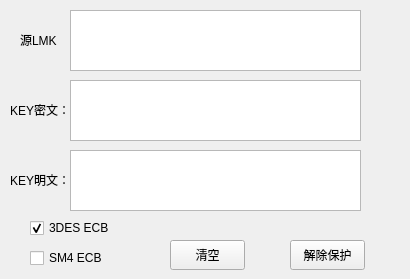
    <widget class="QWidget" name="tab_5">
     <property name="layoutDirection">
      <enum>Qt::LeftToRight</enum>
     </property>
     <attribute name="title">
      <string>密钥保护</string>
     </attribute>
     <widget class="QTextEdit" name="XLMKTextEdit">
      <property name="geometry">
       <rect>
        <x>70</x>
        <y>10</y>
        <width>291</width>
        <height>61</height>
       </rect>
      </property>
      <property name="styleSheet">
       <string notr="true">font: 10pt &quot;黑体&quot;;</string>
      </property>
      <property name="acceptRichText">
       <bool>false</bool>
      </property>
     </widget>
     <widget class="QTextEdit" name="XSRCKEYTextEdit">
      <property name="geometry">
       <rect>
        <x>70</x>
        <y>80</y>
        <width>291</width>
        <height>61</height>
       </rect>
      </property>
      <property name="styleSheet">
       <string notr="true">font: 10pt &quot;黑体&quot;;</string>
      </property>
      <property name="acceptRichText">
       <bool>false</bool>
      </property>
     </widget>
     <widget class="QTextEdit" name="XDSTKEYTextEdit">
      <property name="geometry">
       <rect>
        <x>70</x>
        <y>150</y>
        <width>291</width>
        <height>61</height>
       </rect>
      </property>
      <property name="styleSheet">
       <string notr="true">font: 10pt &quot;黑体&quot;;</string>
      </property>
      <property name="readOnly">
       <bool>true</bool>
      </property>
      <property name="acceptRichText">
       <bool>false</bool>
      </property>
     </widget>
     <widget class="QPushButton" name="XKEYPushButton">
      <property name="geometry">
       <rect>
        <x>290</x>
        <y>240</y>
        <width>75</width>
        <height>30</height>
       </rect>
      </property>
      <property name="styleSheet">
       <string notr="true">font: 10pt &quot;黑体&quot;;</string>
      </property>
      <property name="text">
       <string>解除保护</string>
      </property>
     </widget>
     <widget class="QLabel" name="XLMKlabel">
      <property name="geometry">
       <rect>
        <x>20</x>
        <y>20</y>
        <width>41</width>
        <height>41</height>
       </rect>
      </property>
      <property name="styleSheet">
       <string notr="true">font: 10pt &quot;黑体&quot;;</string>
      </property>
      <property name="text">
       <string>&lt;html&gt;&lt;head/&gt;&lt;body&gt;&lt;p&gt;源LMK：&lt;/p&gt;&lt;/body&gt;&lt;/html&gt;</string>
      </property>
     </widget>
     <widget class="QLabel" name="XKEYlabel">
      <property name="geometry">
       <rect>
        <x>10</x>
        <y>90</y>
        <width>61</width>
        <height>41</height>
       </rect>
      </property>
      <property name="styleSheet">
       <string notr="true">font: 10pt &quot;黑体&quot;;</string>
      </property>
      <property name="text">
       <string>&lt;html&gt;&lt;head/&gt;&lt;body&gt;&lt;p&gt;KEY密文：&lt;/p&gt;&lt;/body&gt;&lt;/html&gt;</string>
      </property>
     </widget>
     <widget class="QLabel" name="XKEYlabel_2">
      <property name="geometry">
       <rect>
        <x>10</x>
        <y>160</y>
        <width>61</width>
        <height>41</height>
       </rect>
      </property>
      <property name="styleSheet">
       <string notr="true">font: 10pt &quot;黑体&quot;;</string>
      </property>
      <property name="text">
       <string>&lt;html&gt;&lt;head/&gt;&lt;body&gt;&lt;p&gt;KEY明文：&lt;/p&gt;&lt;/body&gt;&lt;/html&gt;</string>
      </property>
     </widget>
     <widget class="QCheckBox" name="XSM4CheckBox">
      <property name="geometry">
       <rect>
        <x>30</x>
        <y>250</y>
        <width>81</width>
        <height>16</height>
       </rect>
      </property>
      <property name="styleSheet">
       <string notr="true">font: 10pt &quot;黑体&quot;;</string>
      </property>
      <property name="text">
       <string>SM4 ECB</string>
      </property>
     </widget>
     <widget class="QCheckBox" name="XDESCheckBox">
      <property name="geometry">
       <rect>
        <x>30</x>
        <y>220</y>
        <width>81</width>
        <height>16</height>
       </rect>
      </property>
      <property name="acceptDrops">
       <bool>false</bool>
      </property>
      <property name="styleSheet">
       <string notr="true">font: 10pt &quot;黑体&quot;;</string>
      </property>
      <property name="text">
       <string>3DES ECB</string>
      </property>
      <property name="checked">
       <bool>true</bool>
      </property>
      <property name="tristate">
       <bool>false</bool>
      </property>
     </widget>
     <widget class="QPushButton" name="XCleanPushButton">
      <property name="geometry">
       <rect>
        <x>170</x>
        <y>240</y>
        <width>75</width>
        <height>30</height>
       </rect>
      </property>
      <property name="styleSheet">
       <string notr="true">font: 10pt &quot;黑体&quot;;</string>
      </property>
      <property name="text">
       <string>清空</string>
      </property>
     </widget>
     <widget class="QLabel" name="XLMKsizeLabel">
      <property name="geometry">
       <rect>
        <x>370</x>
        <y>30</y>
        <width>31</width>
        <height>21</height>
       </rect>
      </property>
      <property name="text">
       <string/>
      </property>
     </widget>
     <widget class="QLabel" name="XsrcKeySizeLabel">
      <property name="geometry">
       <rect>
        <x>370</x>
        <y>100</y>
        <width>31</width>
        <height>21</height>
       </rect>
      </property>
      <property name="text">
       <string/>
      </property>
     </widget>
     <widget class="QLabel" name="XdstKeySizeLabel">
      <property name="geometry">
       <rect>
        <x>370</x>
        <y>170</y>
        <width>31</width>
        <height>21</height>
       </rect>
      </property>
      <property name="text">
       <string/>
      </property>
     </widget>
    </widget>
